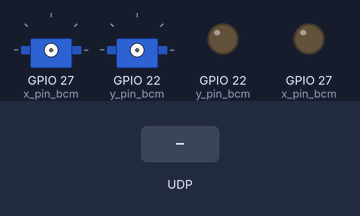
Bench run of a program on a simulated Raspberry Pi (BCM pin numbers). Parts: 2 × servo, output pins drawn as LEDs (lit = HIGH). The inputs (shaded band) are chosen by the test bench. Servo angles are drawn from the pulse width (0.5 ms = 0°, 2.5 ms = 180°); what the program prints to the terminal is not drawn.

Above: at 1.2 s.
1.3 s: UDP packet "on" arrives
2.8 s: UDP packet "off" arrives
Timing chart, 0 to 5.8 s (numbered marks = the images above; inputs shaded):
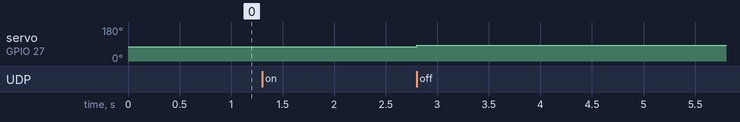

Measured:
- after the input at 2.8 s, servo on GPIO 27 (x_pin_bcm): 76° → 84° at once

The program:

mpu_test.py
```python
import struct
import socket
import math
from servo_hw import servoSetup, updateServos, clean
#from display import displaySetup, printMsg

s = socket.socket(socket.AF_INET, socket.SOCK_DGRAM)

host = "0.0.0.0"
port = 8088

s.bind((host, port))

print("Listening on {0}:{1}".format(host, port))

try:
    servoSetup()
   # displaySetup()
    while True:
        data = s.recv(16)
        Y = data[0]
        X = data[1]
        # NOTE: NODEMCU HAS TO FILTER NAN VALUES
        # print("ROLL: " + str(X) + "degrees PITCH: " + str(Y) + "degrees")
        # printMsg(str(int(roll)))
        updateServos(X, Y)
finally:
    clean()
```

servo_hw.py
```python
import pigpio

x_pin_bcm = 27
y_pin_bcm = 22
pi = None

def servoSetup():
    try:
        global pi
        pi = pigpio.pi()
        pi.set_mode(x_pin_bcm, pigpio.OUTPUT)
        pi.set_mode(y_pin_bcm, pigpio.OUTPUT)
    except Exception as e:
        print(e)
        pi.stop()
        exit()

def updateServos(x, y):
    duty_cycle_x = -10 * (x) + 2450
    duty_cycle_y = -10 * (y) + 2450
    pi.set_servo_pulsewidth(x_pin_bcm, duty_cycle_x)
    pi.set_servo_pulsewidth(y_pin_bcm, duty_cycle_y)

def clean():
    pi.stop()
```
